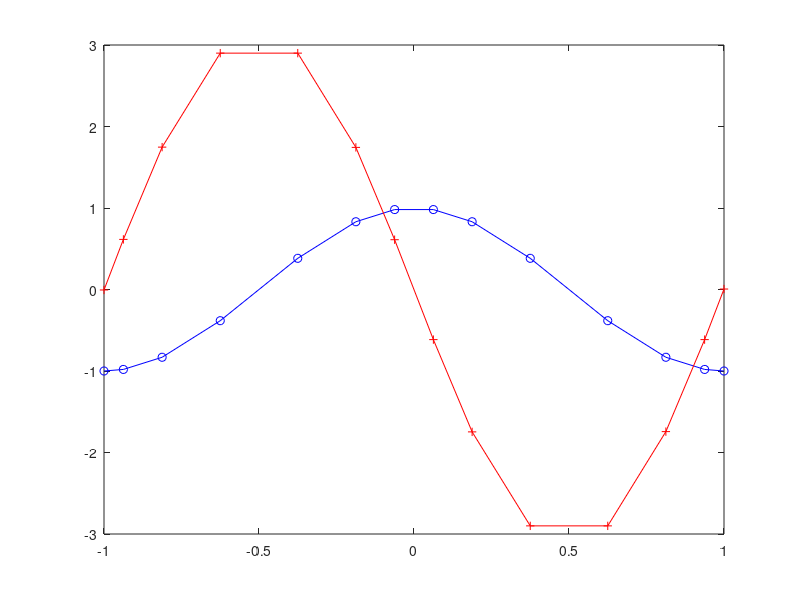

The MATLAB script that drew this image:
clc, clear all, clf

% input data:
U=load('solution.dat');
u=U(:,2);
D=load('derivative.dat');
x=D(:,1);
ux=D(:,2);
figure(1)
plot(x,u,'bo-',x,ux,'r+-')
